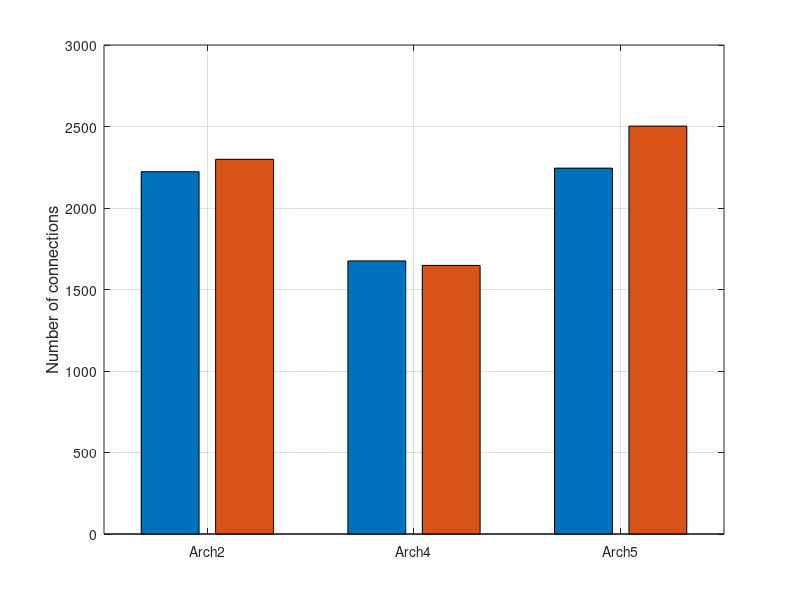

This chart was generated by the following MATLAB code: (Note: this script raises an error after producing the figure.)
clc;
close all;
clear;
% optimality gaps of FF ascending and descending for different architecture
% and number of PODs

%%
% plot optimization gap for arch2 FF forward against connection
% optimization
arch2_cnkopt_aff_cnk = 2222.65;
arch2_cnkopt_aff_thp = 271987.5;
arch2_cnkopt_opt_cnk = 2298.7;
arch2_cnkopt_opt_thp = 308841.3;

arch4_cnkopt_aff_cnk = 1675.4;
arch4_cnkopt_aff_thp = 146472.5;
arch4_cnkopt_opt_cnk = 1647.7;
arch4_cnkopt_opt_thp = 157817.5;

arch5_cnkopt_aff_cnk = 2244.6;
arch5_cnkopt_aff_thp = 279237.5;
arch5_cnkopt_opt_cnk = 2502.5;
arch5_cnkopt_opt_thp = 373092.5;

y = [[arch2_cnkopt_aff_cnk, arch2_cnkopt_opt_cnk];...
    [arch4_cnkopt_aff_cnk, arch4_cnkopt_opt_cnk];...
    [arch5_cnkopt_aff_cnk, arch5_cnkopt_opt_cnk]];

figure1 = figure;
axes1 = axes('Parent', figure1);
hold(axes1, 'on');
box(axes1, 'on');
grid(axes1, 'on');
set(axes1, 'xtick', [1, 2, 3]);
set(axes1, 'xticklabel', ['Arch2'; 'Arch4'; 'Arch5']);
% xlabel('\beta', 'fontsize', 12)
ylabel('Number of connections', 'fontsize', 12)
bar1 = bar(y);
bar1(1).FaceColor = [0.85, 0.33, 0.1];
bar1(2).FaceColor = [0, 0.45, 0.74];
set(bar1(1), 'displayname', 'Heuristic')
set(bar1(2), 'displayname', 'MILP')
h = legend(axes1, 'show', 'location', 'southwest');
h.FontSize = 12;
title('Connection optimization')
saveas(figure1, 'pod150_cnkopt_cnk.jpg')

%%
arch2_thpopt_dff_cnk = 9.163000000000000e+02;
arch2_thpopt_dff_thp = 405475;
arch2_thpopt_opt_cnk = 9.183000000000000e+02;
arch2_thpopt_opt_thp = 4.181762500000000e+05;

arch4_thpopt_dff_cnk = 4.896500000000000e+02;
arch4_thpopt_dff_thp = 3.625762500000000e+05;
arch4_thpopt_opt_cnk = 4.651000000000000e+02;
arch4_thpopt_opt_thp = 3.650162500000000e+05;

arch5_thpopt_dff_cnk = 9.169500000000000e+02;
arch5_thpopt_dff_thp = 405680;
arch5_thpopt_opt_cnk = 6.477000000000000e+02;
arch5_thpopt_opt_thp = 4.210037500000000e+05;

y = [[arch2_thpopt_dff_thp, arch2_thpopt_opt_thp];...
    [arch4_thpopt_dff_thp, arch4_thpopt_opt_thp];...
    [arch5_thpopt_dff_thp, arch5_thpopt_opt_thp]]/1000;

figure2 = figure;
axes2 = axes('Parent', figure2);
hold(axes2, 'on');
box(axes2, 'on');
grid(axes2, 'on');
set(axes2, 'xtick', [1, 2, 3]);
set(axes2, 'xticklabel', ['Arch2'; 'Arch4'; 'Arch5']);
% xlabel('\beta', 'fontsize', 12)
ylabel('Throughput (Tbps)', 'fontsize', 12)
bar2 = bar(y);
bar2(1).FaceColor = [0.85, 0.33, 0.1];
bar2(2).FaceColor = [0, 0.45, 0.74];
set(bar2(1), 'displayname', 'Heuristic')
set(bar2(2), 'displayname', 'MILP')
h = legend(axes2, 'show', 'location', 'southwest');
h.FontSize = 12;
title('Throughput optimization')
saveas(figure2, 'pod150_thpopt_thp.jpg')
